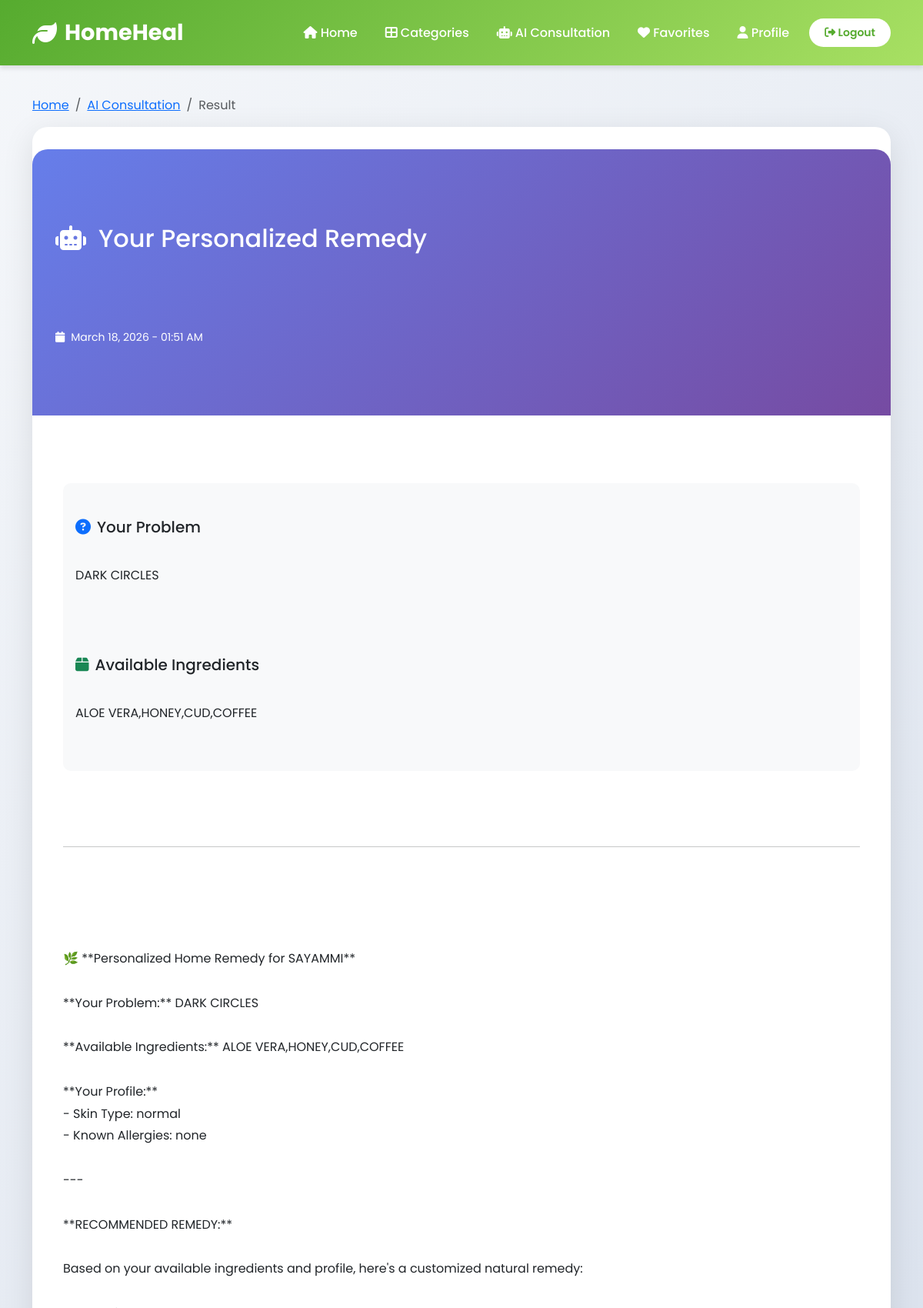
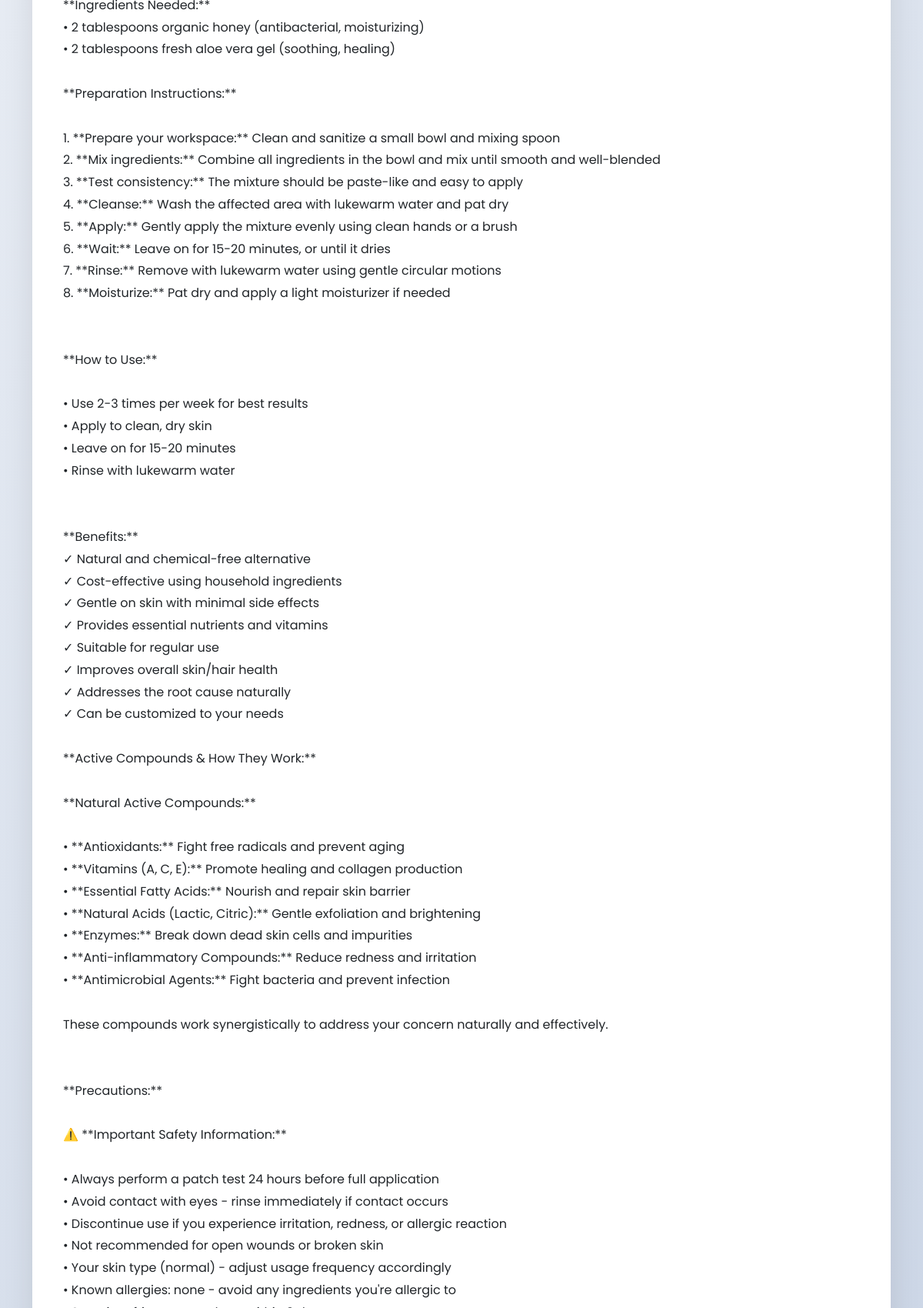
/consultation/4/ (signed in, upper part), run on the app's committed database (2 pictures, top to bottom).
### remedies/models.py (models this page shows, shortened)
class AIConsultation(models.Model):
    user = models.ForeignKey(User, on_delete=models.CASCADE, related_name='consultations')
    problem_description = models.TextField()
    available_ingredients = models.TextField(help_text="Products/ingredients available at home")
    suggested_remedy = models.TextField()
    created_at = models.DateTimeField(auto_now_add=True)
    class Meta:
        ordering = ['-created_at']

### remedies/views.py (the view)
# urls.py: path('consultation/<int:consultation_id>/', remedy_views.consultation_detail, name='consultation_detail'),
@login_required
def consultation_detail(request, consultation_id):
    consultation = get_object_or_404(AIConsultation, id=consultation_id, user=request.user)
    return render(request, 'remedies/consultation_detail.html', {'consultation': consultation})

### templates/remedies/consultation_detail.html (shortened to what this page needs)
{% extends 'base.html' %}
{% block content %}
<div class="container">
    <nav aria-label="breadcrumb">
        <ol class="breadcrumb">
            <li class="breadcrumb-item"><a href="{% url 'home' %}">Home</a></li>
            <li class="breadcrumb-item"><a href="{% url 'ai_consultation' %}">AI Consultation</a></li>
            <li class="breadcrumb-item active">Result</li>
        </ol>
    </nav>
    <div class="consultation-result">
        <div class="result-header">
            <h2>
                <i class="fas fa-robot me-3"></i>Your Personalized Remedy
            </h2>
            <p class="mb-0">
                <small>
                    <i class="fas fa-calendar me-2"></i>{{ consultation.created_at|date:"F d, Y - h:i A" }}
                </small>
            </p>
        </div>
        <div class="mb-4 p-3" style="background: #f8f9fa; border-radius: 10px;">
            <h5><i class="fas fa-question-circle me-2 text-primary"></i>Your Problem</h5>
            <p>{{ consultation.problem_description }}</p>
            <h5 class="mt-3"><i class="fas fa-box me-2 text-success"></i>Available Ingredients</h5>
            <p>{{ consultation.available_ingredients }}</p>
        </div>
        <hr>
        <div class="remedy-content">
        </div>
    </div>
</div>
{% endblock %}

### templates/base.html (style rules this page uses)
:root { --primary-color: #2ecc71; --secondary-color: #27ae60; --accent-color: #3498db; --dark-color: #2c3e50; --light-color: #ecf0f1; --gradient-start: #56ab2f; --gradient-end: #a8e063; }
* { margin: 0; padding: 0; box-sizing: border-box; }
body { font-family: 'Poppins', sans-serif; background: linear-gradient(135deg, #f5f7fa 0%, #c3cfe2 100%); min-height: 100vh; }

### templates/remedies/consultation_detail.html (style rules this page uses)
.consultation-result { background: white; border-radius: 20px; padding: 40px; box-shadow: 0 10px 40px rgba(0,0,0,0.1); white-space: pre-line; line-height: 1.8; }
.result-header { background: linear-gradient(135deg, #667eea 0%, #764ba2 100%); color: white; padding: 30px; border-radius: 20px 20px 0 0; margin: -40px -40px 30px -40px; }

### data on the page
AIConsultation: created_at "March 18, 2026 - 01:51 AM", problem_description "DARK CIRCLES", available_ingredients "ALOE VERA,HONEY,CUD,COFFEE"
